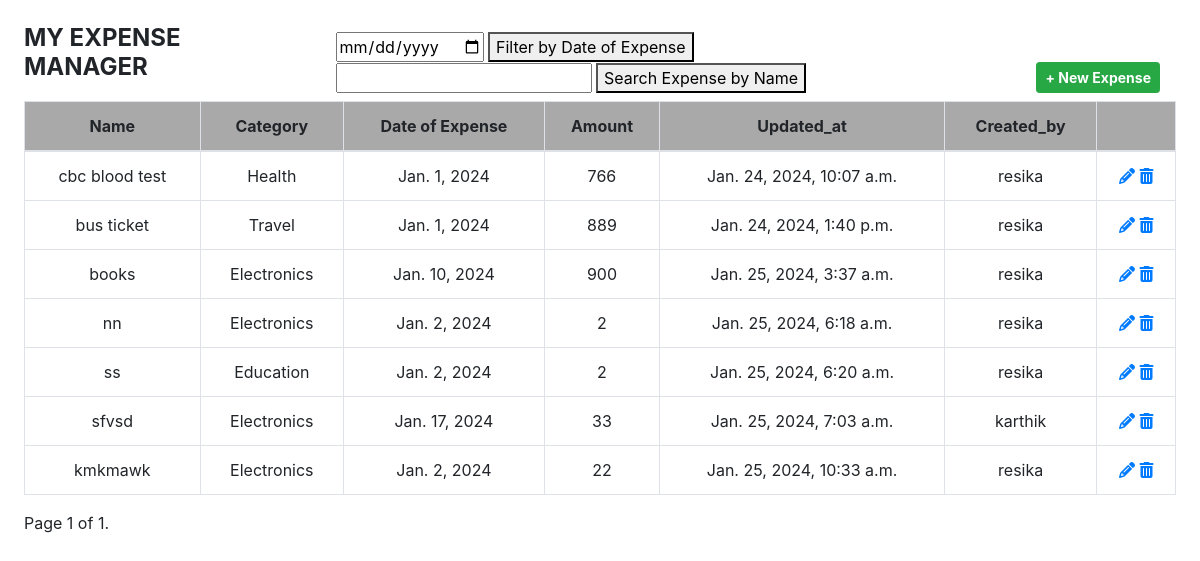
The app's page /view/ (signed in) with its own data.
### expense_tracker/models.py (models this page shows)
class Expens(models.Model):
    name=models.CharField(max_length=150)
    date=models.DateField()
    category=models.CharField(choices=[('Health','Health'),(' Electronics',' Electronics'), ('Travel','Travel'), ('Education','Education'), ('Books','Books'),('Others','Others')],max_length=20)
    description=models.TextField()
    amount=models.PositiveIntegerField()
    created_by=models.ForeignKey(User,on_delete=models.CASCADE)
    created_at=models.DateTimeField(auto_now_add=True)
    updated_at=models.DateTimeField(auto_now=True)
    def __str__(self):
        return self.name

### expense_tracker/views.py (the view, shortened to what this page needs)
# urls.py: path('view/',ExpenseListView.as_view(),name='view_expenses'),
@method_decorator(login_required, name='dispatch')
class ExpenseListView(View):
    template_name = 'expense_list.html'
    items_per_page = 7
    def get(self, request):
        date_filter = request.GET.get('date_filter', '')
        name_search = request.GET.get('name_search', '')
        if request.user.is_staff:
            expenses = Expens.objects.all()
        else:
            expenses = Expens.objects.filter(created_by=request.user)
        print(request.user)
        print(f"Date Filter: {date_filter}")
        print(f"Name Search: {name_search}")
        print(f"Filtered Expenses: {expenses}")
        if name_search:
            expenses = expenses.filter(name__icontains  =name_search)
        paginator = Paginator(expenses, self.items_per_page)
        page = request.GET.get('page')
        try:
            expenses = paginator.page(page)
        except PageNotAnInteger:
            expenses = paginator.page(1)
        except EmptyPage:
            expenses = paginator.page(paginator.num_pages)
        return render(request, self.template_name, {'expenses': expenses})

### templates/expense_list.html (shortened to what this page needs)
<!DOCTYPE html>
<html lang="en" xmlns="http://www.w3.org/1999/html">
<head>
    <link rel="stylesheet" href="https://cdn.jsdelivr.net/npm/bootstrap@4.0.0/dist/css/bootstrap.min.css">
</head>
<body class="p-4">
<header>
<div class="row">
    <div class="col-md-3">
    <h1 style="font-size: 1.5rem;font-weight: bold;">MY EXPENSE MANAGER</h1>
    </div>
    <div class="col-md-9">
        <nav class="navbar">
            <form method="get">
               <input type="date" name="date_filter" id="date_filter" value="{{ request.GET.date_filter }}">
               <button type="submit">Filter by Date of Expense</button>
            </form>
            <form method="get">
               <input type="text" name="name_search" id="name_search" value="{{ request.GET.name_search }}">
               <button type="submit">Search Expense by Name</button>
           </form>
            <a href="{% url 'create_expense' %}" class="btn btn-success btn-sm font-weight-bold">+ New Expense</a>
     </nav>
  </div>
</div>
</header>
    {% if expenses %}
        <table class="table table-bordered text-center ">
            <thead>
                <tr style="background-color:#A9A9A9">
                    <th scope="col">Name</th>
                    <th scope="col">Category</th>
                    <th scope="col">Date of Expense</th>
                    <th scope="col">Amount</th>
                    <th scope="col">Updated_at</th>
                    <th scope="col">Created_by</th>
                    <th scope="col">    </th>
                </tr>
            </thead>
            <tbody>
                {% for expense in expenses %}
                    <tr>
                        <td>{{ expense.name }}</td>
                        <td>{{ expense.category }}</td>
                        <td>{{ expense.date }}</td>
                        <td>{{ expense.amount }}</td>
                        <td>{{ expense.updated_at }}</td>
                        <td>{{ expense.created_by.username }}</td>
                        <td>
                            <a href="{% url 'edit_expense' expense.id %}">
                            <i class="fa-solid fa-pencil"></i>
                            </a>
                            <a href="{% url 'delete_expense' expense.id %}">
                            <i class="fa-solid fa-trash-can"></i>
                            </a>
                        </td>
                    </tr>
                {% endfor %}
            </tbody>
        </table>
    {% else %}
        <p>No expenses found.</p>
    {% endif %}
<div class="pagination">
    <span class="step-links">
        <span class="current">
            Page {{ expenses.number }} of {{ expenses.paginator.num_pages }}.
        </span>
    </span>
</div>
</body>
</html>

### records on screen
Expens: name "cbc blood test", category "Health", date "Jan. 1, 2024", amount "766", updated_at "Jan. 24, 2024, 10:07 a.m.", created_by.username "resika"
Expens: name "bus ticket", category "Travel", date "Jan. 1, 2024", amount "889", updated_at "Jan. 24, 2024, 1:40 p.m.", created_by.username "resika"
Expens: name "books", category "Electronics", date "Jan. 10, 2024", amount "900", updated_at "Jan. 25, 2024, 3:37 a.m.", created_by.username "resika"
Expens: name "nn", category "Electronics", date "Jan. 2, 2024", amount "2", updated_at "Jan. 25, 2024, 6:18 a.m.", created_by.username "resika"
Expens: name "ss", category "Education", date "Jan. 2, 2024", amount "2", updated_at "Jan. 25, 2024, 6:20 a.m.", created_by.username "resika"
Expens: name "sfvsd", category "Electronics", date "Jan. 17, 2024", amount "33", updated_at "Jan. 25, 2024, 7:03 a.m.", created_by.username "karthik"
Expens: name "kmkmawk", category "Electronics", date "Jan. 2, 2024", amount "22", updated_at "Jan. 25, 2024, 10:33 a.m.", created_by.username "resika"

### other values on screen
{{ expenses.number }} "1"
{{ expenses.paginator.num_pages }} "1"
